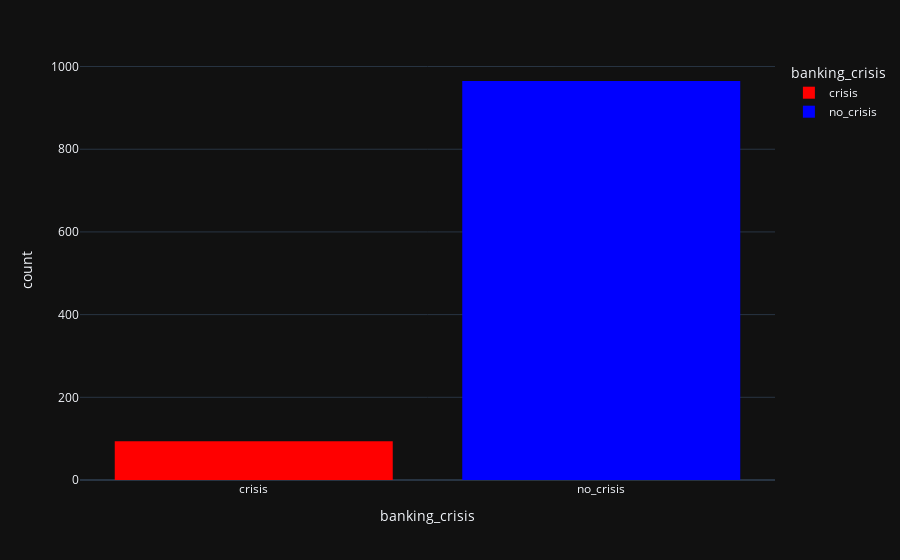

Here is the notebook cell this chart was saved with:
### Code cell
px.histogram(df,x = 'banking_crisis',color='banking_crisis',color_discrete_map = {'crisis':'red','no_crisis':'Blue'},template = 'plotly_dark')

### Figure 1 — Plotly figure (JSON) as saved in the notebook; plotly's stock layout.template omitted (floating-point values rounded to 4 significant figures; data arrays with more than 128 entries replaced by an {"elided": "..."} marker saying what was removed)
{"data": [{"alignmentgroup": "True", "bingroup": "x", "hovertemplate": "banking_crisis=%{x}<br>count=%{y}<extra></extra>", "legendgroup": "crisis", "marker": {"color": "red", "pattern": {"shape": ""}}, "name": "crisis", "offsetgroup": "crisis", "orientation": "v", "showlegend": true, "type": "histogram", "x": ["crisis", "crisis", "crisis", "crisis", "crisis", "crisis", "crisis", "crisis", "crisis", "crisis", "crisis", "crisis", "crisis", "crisis", "crisis", "crisis", "crisis", "crisis", "crisis", "crisis", "crisis", "crisis", "crisis", "crisis", "crisis", "crisis", "crisis", "crisis", "crisis", "crisis", "crisis", "crisis", "crisis", "crisis", "crisis", "crisis", "crisis", "crisis", "crisis", "crisis", "crisis", "crisis", "crisis", "crisis", "crisis", "crisis", "crisis", "crisis", "crisis", "crisis", "crisis", "crisis", "crisis", "crisis", "crisis", "crisis", "crisis", "crisis", "crisis", "crisis", "crisis", "crisis", "crisis", "crisis", "crisis", "crisis", "crisis", "crisis", "crisis", "crisis", "crisis", "crisis", "crisis", "crisis", "crisis", "crisis", "crisis", "crisis", "crisis", "crisis", "crisis", "crisis", "crisis", "crisis", "crisis", "crisis", "crisis", "crisis", "crisis", "crisis", "crisis", "crisis", "crisis", "crisis"], "xaxis": "x", "yaxis": "y"}, {"alignmentgroup": "True", "bingroup": "x", "hovertemplate": "banking_crisis=%{x}<br>count=%{y}<extra></extra>", "legendgroup": "no_crisis", "marker": {"color": "Blue", "pattern": {"shape": ""}}, "name": "no_crisis", "offsetgroup": "no_crisis", "orientation": "v", "showlegend": true, "type": "histogram", "x": {"elided": "965 str values"}, "xaxis": "x", "yaxis": "y"}], "layout": {"barmode": "relative", "legend": {"title": {"text": "banking_crisis"}, "tracegroupgap": 0}, "margin": {"t": 60}, "xaxis": {"anchor": "y", "categoryarray": ["crisis", "no_crisis"], "categoryorder": "array", "domain": [0, 1], "title": {"text": "banking_crisis"}}, "yaxis": {"anchor": "x", "domain": [0, 1], "title": {"text": "count"}}}}
